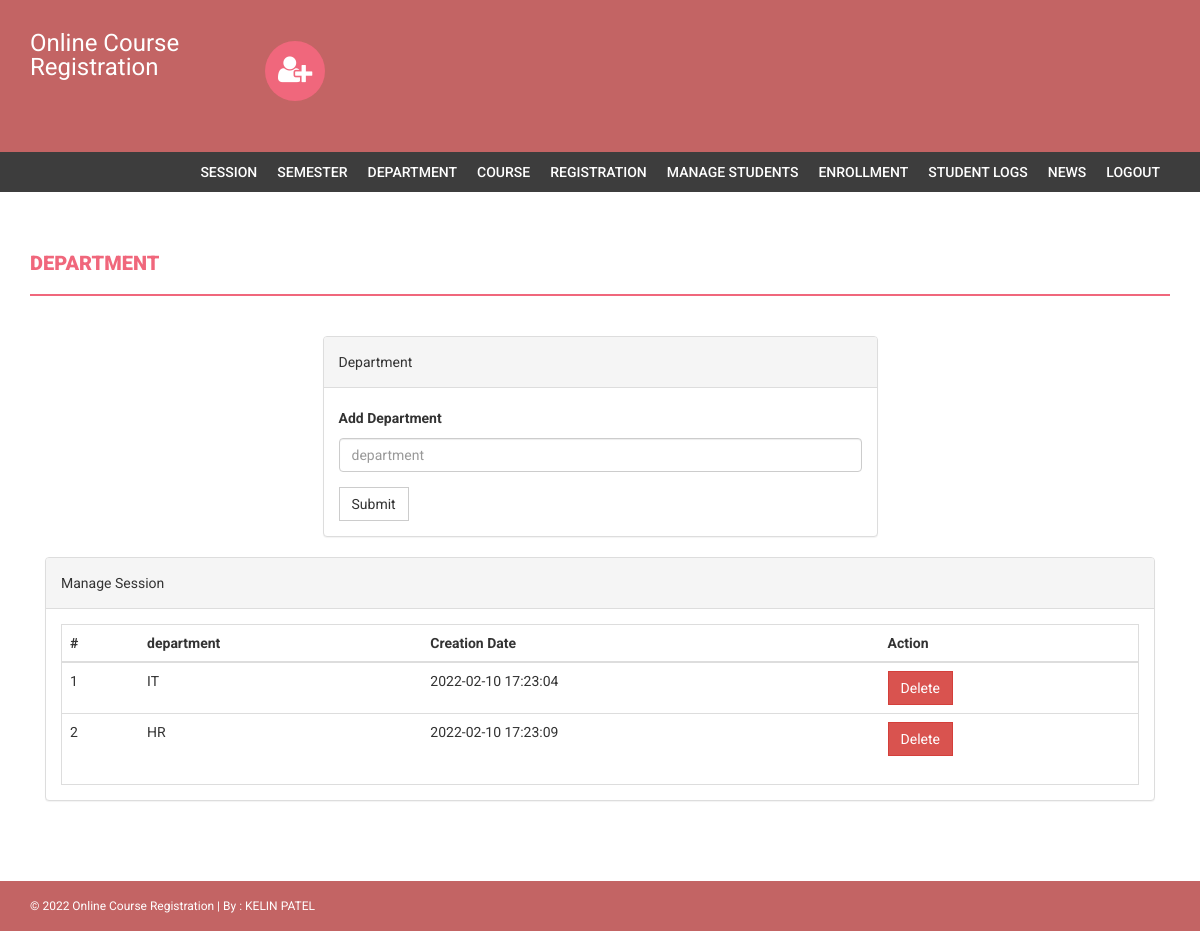
Before: /admin/department.php (signed in) with the older database file.
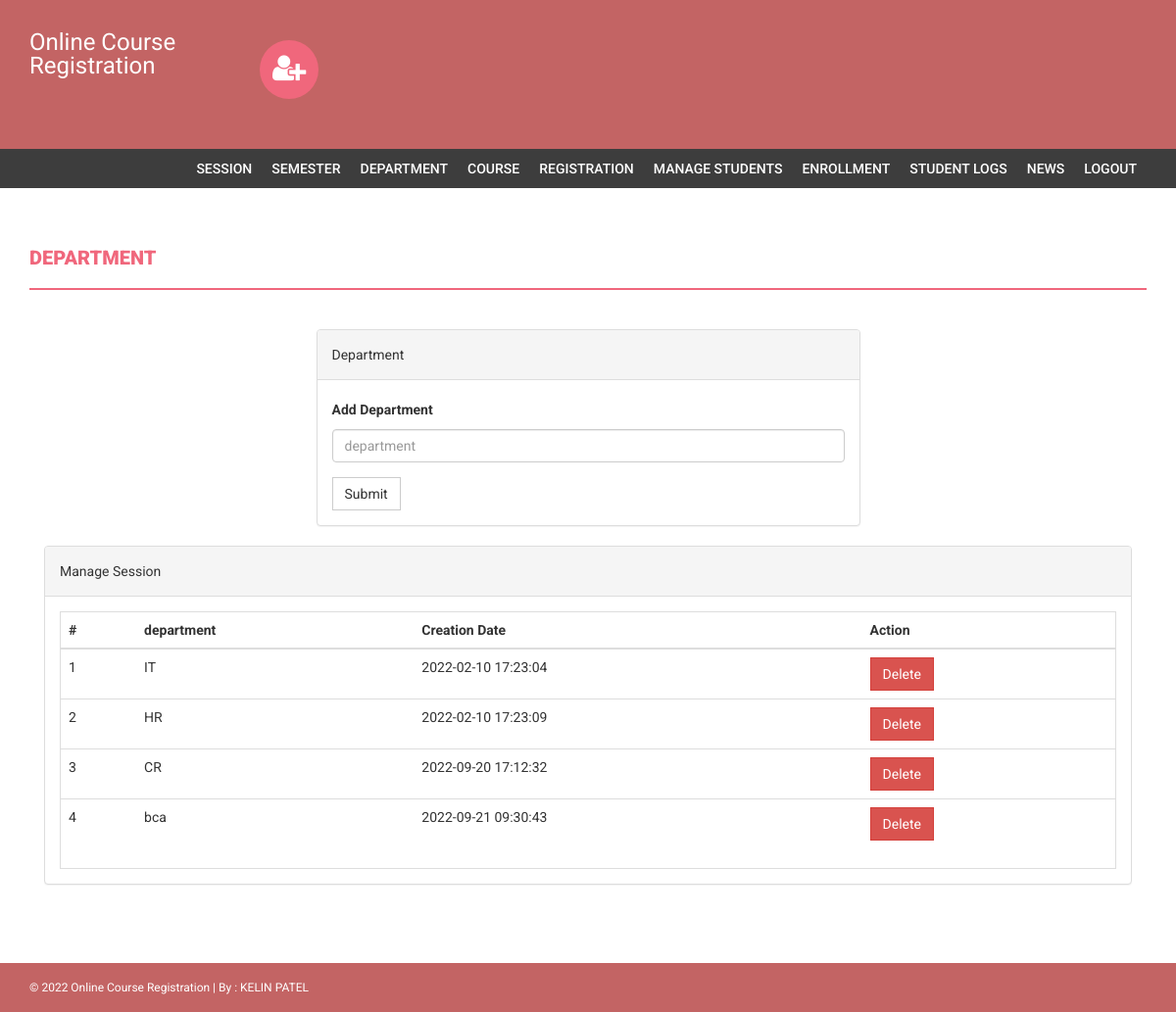
After: the same page with the newer database file.
### tables this page shows
CREATE TABLE `department` (
  `id` int(11) NOT NULL,
  `department` varchar(255) DEFAULT NULL,
  `creationDate` timestamp NULL DEFAULT CURRENT_TIMESTAMP
);

### admin/department.php (the view, shortened to what this page needs)
<?php
if(strlen($_SESSION['alogin'])==0)
    {
header('location:index.php');
}
else{
?>
<!DOCTYPE html>
<html xmlns="http://www.w3.org/1999/xhtml">
<head>
    <link href="../assets/css/bootstrap.css" rel="stylesheet" />
    <link href="../assets/css/font-awesome.css" rel="stylesheet" />
    <link href="../assets/css/style.css" rel="stylesheet" />
</head>
<body>
<?php include('includes/header.php');?>
<?php if($_SESSION['alogin']!="")
{
 include('includes/menubar.php');
}
 ?>
    <div class="content-wrapper">
        <div class="container">
              <div class="row">
                    <div class="col-md-12">
                        <h1 class="page-head-line">Department  </h1>
                    </div>
                </div>
                <div class="row" >
                  <div class="col-md-3"></div>
                    <div class="col-md-6">
                        <div class="panel panel-default">
                        <div class="panel-heading">
                           Department
                        </div>
                        <div class="panel-body">
                       <form name="dept" method="post">
   <div class="form-group">
    <label for="department">Add Department  </label>
    <input type="text" class="form-control" id="department" name="department" placeholder="department" required />
  </div>
 <button type="submit" name="submit" class="btn btn-default">Submit</button>
</form>
                            </div>
                            </div>
                    </div>
                </div>
                <div class="col-md-12">
                    <div class="panel panel-default">
                        <div class="panel-heading">
                            Manage Session
                        </div>
                        <div class="panel-body">
                            <div class="table-responsive table-bordered">
                                <table class="table">
                                    <thead>
                                        <tr>
                                            <th>#</th>
                                            <th>department</th>
                                            <th>Creation Date</th>
                                            <th>Action</th>
                                        </tr>
                                    </thead>
                                    <tbody>
<?php
$sql=mysqli_query($con,"select * from department");
$cnt=1;
while($row=mysqli_fetch_array($sql))
{
?>
                                        <tr>
                                            <td><?php echo $cnt;?></td>
                                            <td><?php echo htmlentities($row['department']);?></td>
                                            <td><?php echo htmlentities($row['creationDate']);?></td>
                                            <td>
  <a href="department.php?id=<?php echo $row['id']?>&del=delete" onClick="return confirm('Are you sure you want to delete?')">
                                            <button class="btn btn-danger">Delete</button>
</a>
                                            </td>
                                        </tr>
<?php
$cnt++;
} ?>
                                    </tbody>
                                </table>
                            </div>
                        </div>
                    </div>
                </div>
            </div>
        </div>
  <?php include('includes/footer.php');?>
</body>
</html>
<?php } ?>

Changed rows visible on the page:
added department: department "CR", creationDate "2022-09-20 17:12:32"
added department: department "bca", creationDate "2022-09-21 09:30:43"
